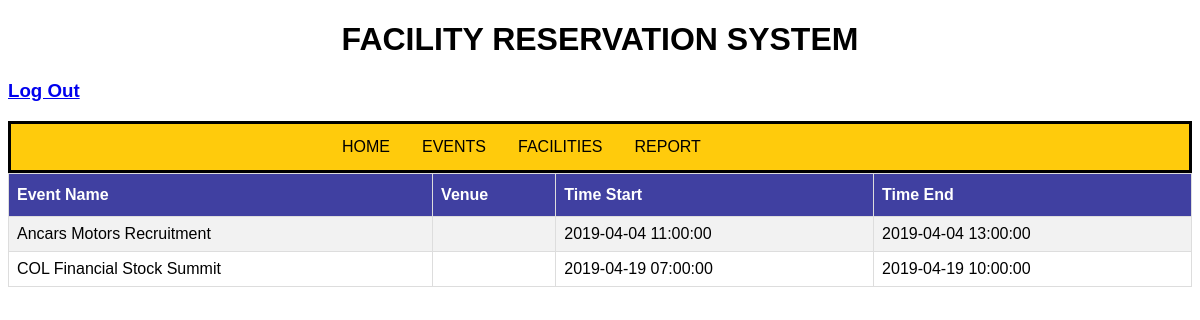
/php/event_page_client.php (signed in), run on an earlier commit of the app's database.
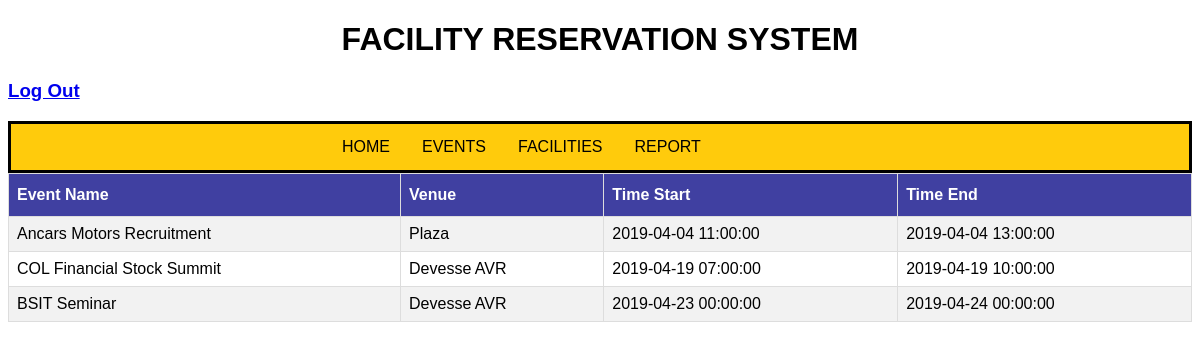
And on a later commit of the database.
### tables this page shows
CREATE TABLE `reservation` (
  `resID` int(100) NOT NULL,
  `user_ID` int(11) NOT NULL,
  `title` varchar(255) NOT NULL,
  `Venue` varchar(100) NOT NULL,
  `start_event` datetime NOT NULL,
  `end_event` datetime NOT NULL,
  `status` varchar(100) NOT NULL DEFAULT 'Pending'
);

### php/event_page_client.php (the view, shortened to what this page needs)
<?php
  include('session.php');
?>
<!DOCTYPE html>
<html>
<head>
  <link rel="stylesheet" href="../stylesheet/style.css">
  <h1>FACILITY RESERVATION SYSTEM</h1>
  <h3><a href="logout.php" class="signup">Log Out</a></h3>
</head>
<body>
  <ul class="menu">
    <li class="home"><a href="../pages/client/home_client.php" class="home">HOME</a></li>
    <li class="events"><a href="event_page_client.php" class="events">EVENTS</a></li>
    <li class="faci"><a href="list_facilities_client.php" class="faci">FACILITIES</a></li>
    <li class="faci"><a href="report.php" class="faci">REPORT</a></li>
  </ul>
  <table id="customers">
      <tr>
        <th>Event Name</th>
        <th>Venue</th>
        <th>Time Start</th>
        <th>Time End</th>
      </tr>
  <?php
    $sql = "SELECT * FROM reservation WHERE status LIKE 'Approved'";
    $result = $conn-> query($sql);
    if ($result-> num_rows > 0){
      while ($row = $result-> fetch_assoc()){
        echo "<tr>
            <td>" . $row["title"] . "</td>
            <td>" . $row["Venue"] . "</td>
            <td>"  . $row["start_event"] . "</td>
            <td>" . $row["end_event"] . "</td>
            </tr>";
      }
      echo "</table>";
    }else{
      echo "0 result";
    }
  ?>
  </body>
  </html>

What changed in the data, as far as the page shows it:
changed reservation "Ancars Motors Recruitment": Venue (not shown) → "Plaza"
changed reservation "COL Financial Stock Summit": Venue (not shown) → "Devesse AVR"
added reservation: title "BSIT Seminar", Venue "Devesse AVR", start_event "2019-04-23 00:00:00", end_event "2019-04-24 00:00:00"
